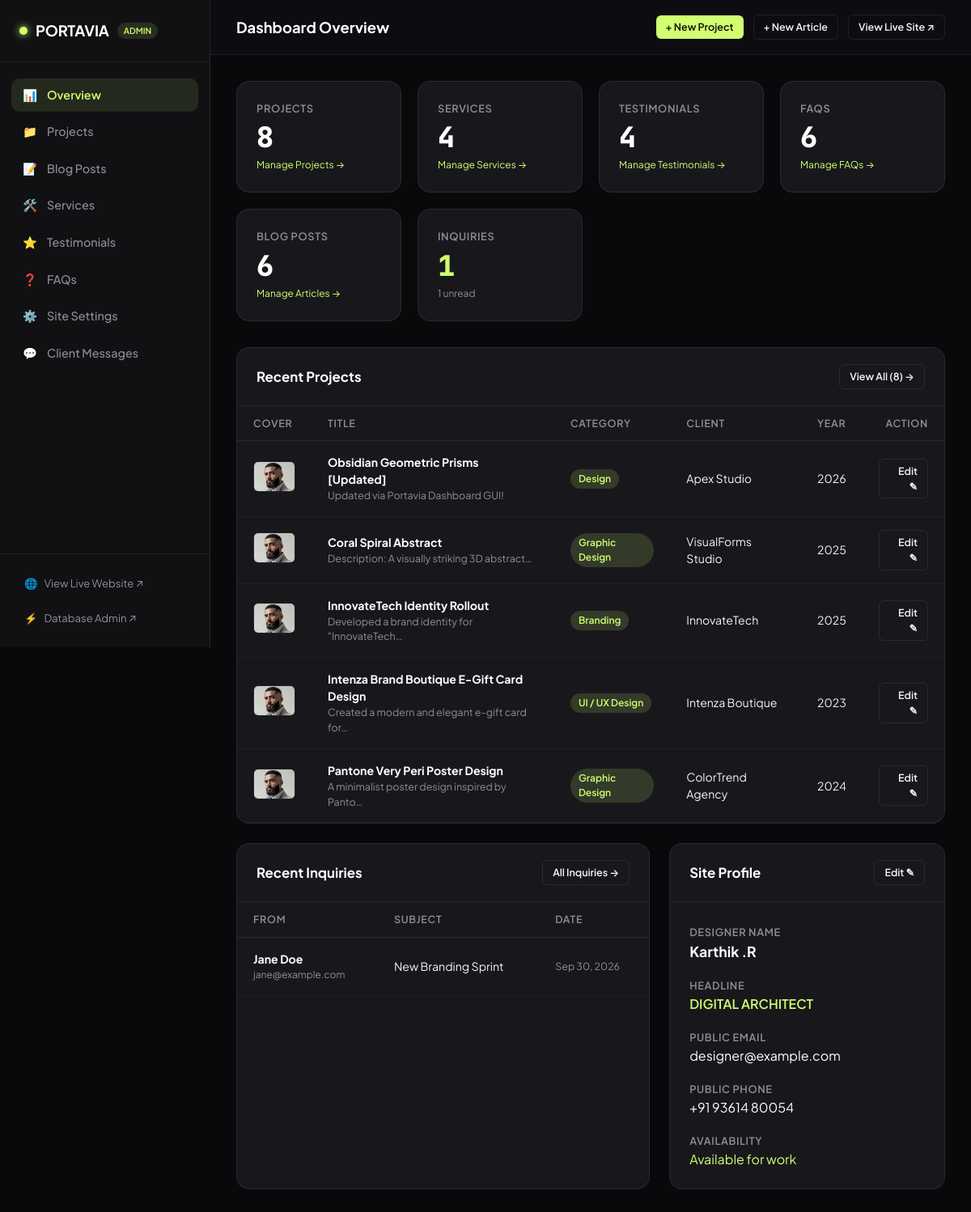
/dashboard/, run on the app's committed database.
### portfolio/models.py (models this page shows, shortened)
class Project(models.Model):
    title = models.CharField(max_length=200)
    slug = models.SlugField(max_length=220, unique=True, blank=True)
    category = models.ForeignKey(Category, on_delete=models.SET_NULL, null=True, blank=True, related_name="projects")
    tagline = models.CharField(max_length=300, blank=True)
    short_description = models.TextField(blank=True)
    client = models.CharField(max_length=150, blank=True, default="Studio Prism")
    year = models.CharField(max_length=20, default="2025")
    industry = models.CharField(max_length=100, blank=True, default="Tech")
    duration = models.CharField(max_length=50, blank=True, default="4 weeks")
    cover_image = models.ImageField(upload_to="projects/", blank=True, null=True)
    cover_image_static = models.CharField(max_length=255, blank=True, help_text="Filename of static image in /static/images/")
    problem = models.TextField(blank=True)
    solution = models.TextField(blank=True)
    challenge = models.TextField(blank=True)
    summary = models.TextField(blank=True)
    live_link = models.URLField(blank=True)
    is_featured = models.BooleanField(default=True)
    order = models.PositiveIntegerField(default=0)
    created_at = models.DateTimeField(auto_now_add=True)
    updated_at = models.DateTimeField(auto_now=True)
    class Meta:
        ordering = ["order", "-created_at"]
    @property
    def cover_url(self):
        if self.cover_image:
            return self.cover_image.url
        if self.cover_image_static:
            return f"/static/images/{self.cover_image_static}"
        return "/static/images/0WpkDjML9SeFblp0HONUfUfivIs.jpg"

class Category(models.Model):
    TYPE_CHOICES = (
        ("project", "Project Category"),
        ("blog", "Blog Category"),
    )
    name = models.CharField(max_length=100)
    slug = models.SlugField(max_length=120, unique=True, blank=True)
    category_type = models.CharField(max_length=20, choices=TYPE_CHOICES, default="project")
    class Meta:
        verbose_name_plural = "Categories"
        ordering = ["name"]

class ContactMessage(models.Model):
    name = models.CharField(max_length=150)
    email = models.EmailField()
    subject = models.CharField(max_length=200, blank=True)
    message = models.TextField()
    created_at = models.DateTimeField(auto_now_add=True)
    is_read = models.BooleanField(default=False)
    class Meta:
        ordering = ["-created_at"]

class SiteSettings(models.Model):
    site_title = models.CharField(max_length=100, default="Portavia")
    designer_name = models.CharField(max_length=100, default="Duncan Robert")
    tagline = models.CharField(max_length=200, default="DIGITAL DESIGNER")
    hero_role_1 = models.CharField(max_length=100, default="DIGITAL")
    hero_role_2 = models.CharField(max_length=100, default="DESIGNER")
    hero_headline = models.CharField(max_length=200, default="digital designer")
    hero_subheadline = models.TextField(
        default="I'm a US-based digital designer and Framer developer passionate about crafting meaningful and impactful digital experiences."
    )
    avatar_image = models.ImageField(upload_to="profile/", blank=True, null=True)
    avatar_image_static = models.CharField(max_length=255, blank=True)
    services_image = models.ImageField(upload_to="profile/", blank=True, null=True, help_text="Image shown at 'What I Can Do For You' / Services section")
    bio = models.TextField(
        default="Hi, I'm Duncan — a digital designer and Framer developer passionate about crafting meaningful and impactful digital experiences."
    )
    about_text = models.TextField(
        default="Hi, I'm Duncan — a digital designer and Framer developer passionate about crafting meaningful and impactful digital experiences."
    )
    stat_experience_num = models.CharField(max_length=20, default="6+")
    stat_experience_label = models.CharField(max_length=50, default="Years of Experience")
    stat_projects_num = models.CharField(max_length=20, default="50+")
    stat_projects_label = models.CharField(max_length=50, default="Completed Projects")
    stat_clients_num = models.CharField(max_length=20, default="30+")
    stat_clients_label = models.CharField(max_length=50, default="Clients on Worldwide")
    stat_satisfaction_num = models.CharField(max_length=20, default="99%")
    stat_satisfaction_label = models.CharField(max_length=50, default="Satisfaction Rate")
    stat_growth_num = models.CharField(max_length=20, default="200%")
    stat_growth_label = models.CharField(max_length=50, default="Growth")
    services_subtitle = models.TextField(
        default="As a digital designer, I am a visual storyteller, crafting experiences that connect deeply and spark creativity."
    )
    projects_subtitle = models.TextField(
        default="These selected projects reflect my passion for blending strategy with creativity — solving real problems through thoughtful design and impactful storytelling."
    )
    testimonials_subtitle = models.TextField(
        default="Here's what my clients have shared about their experiences working with me. Their trust and satisfaction motivate me to continue delivering designs that make an impact."
    )
    faq_subtitle = models.TextField(
        default="Here are answers to some of the most common questions I receive as a freelance designer. If you don't see your question here, feel free to reach out—I'm happy to help!"
    )
    blogs_subtitle = models.TextField(
        default="From design trends to creative processes, these articles offer insights to help you elevate your craft, solve challenges, and spark new ideas for your projects."
    )
    contact_title = models.CharField(max_length=150, default="LET'S WORK TOGETHER")
    contact_subtitle = models.TextField(
        default="Let's build something impactful together—whether it's your brand, your website, or your next big idea."
    )
    email = models.EmailField(default="designer@example.com")
    phone = models.CharField(max_length=50, default="+91 93614 80054")
    location = models.CharField(max_length=100, default="Saidapet , Chennai")
    availability_status = models.CharField(max_length=100, default="Available for work")
    behance_url = models.URLField(blank=True, default="https://behance.net")
    dribbble_url = models.URLField(blank=True, default="https://dribbble.com")
    twitter_url = models.URLField(blank=True, default="https://twitter.com")
    instagram_url = models.URLField(blank=True, default="https://instagram.com")
    linkedin_url = models.URLField(blank=True, default="https://linkedin.com")
    github_url = models.URLField(blank=True, default="https://github.com")
    resume_file = models.FileField(upload_to="profile/", blank=True, null=True)
    copyright_text = models.CharField(max_length=200, default="Copyright 2025. All Rights Reserved by oldshen")
    class Meta:
        verbose_name = "Site Settings"
        verbose_name_plural = "Site Settings"
    @classmethod
    def get_solo(cls):
        obj, created = cls.objects.get_or_create(id=1)
        return obj

### portfolio/dashboard_views.py (the view)
# urls.py: path("dashboard/", dashboard_views.dashboard_index, name="dashboard_index"),
def dashboard_index(request):
    projects_count = Project.objects.count()
    blogs_count = BlogPost.objects.count()
    services_count = Service.objects.count()
    testimonials_count = Testimonial.objects.count()
    faqs_count = FAQ.objects.count()
    messages_count = ContactMessage.objects.count()
    unread_messages_count = ContactMessage.objects.filter(is_read=False).count()
    recent_projects = Project.objects.all()[:5]
    recent_messages = ContactMessage.objects.all()[:5]
    site_settings = SiteSettings.get_solo()
    context = {
        "page_title": "Dashboard Overview",
        "active_tab": "overview",
        "projects_count": projects_count,
        "blogs_count": blogs_count,
        "services_count": services_count,
        "testimonials_count": testimonials_count,
        "faqs_count": faqs_count,
        "messages_count": messages_count,
        "unread_messages_count": unread_messages_count,
        "recent_projects": recent_projects,
        "recent_messages": recent_messages,
        "site_settings": site_settings,
    }
    return render(request, "dashboard/index.html", context)

### templates/dashboard/index.html
{% extends "dashboard/base.html" %}
{% block content %}
<div class="stats-grid" style="grid-template-columns: repeat(auto-fit, minmax(180px, 1fr));">
    <div class="stat-card">
        <span class="stat-label">Projects</span>
        <div class="stat-number">{{ projects_count }}</div>
        <a href="{% url 'portfolio:dashboard_projects' %}" style="font-size: 0.75rem; color: var(--db-accent); text-decoration: none;">Manage Projects →</a>
    </div>
    <div class="stat-card">
        <span class="stat-label">Services</span>
        <div class="stat-number">{{ services_count }}</div>
        <a href="{% url 'portfolio:dashboard_services' %}" style="font-size: 0.75rem; color: var(--db-accent); text-decoration: none;">Manage Services →</a>
    </div>
    <div class="stat-card">
        <span class="stat-label">Testimonials</span>
        <div class="stat-number">{{ testimonials_count }}</div>
        <a href="{% url 'portfolio:dashboard_testimonials' %}" style="font-size: 0.75rem; color: var(--db-accent); text-decoration: none;">Manage Testimonials →</a>
    </div>
    <div class="stat-card">
        <span class="stat-label">FAQs</span>
        <div class="stat-number">{{ faqs_count }}</div>
        <a href="{% url 'portfolio:dashboard_faqs' %}" style="font-size: 0.75rem; color: var(--db-accent); text-decoration: none;">Manage FAQs →</a>
    </div>
    <div class="stat-card">
        <span class="stat-label">Blog Posts</span>
        <div class="stat-number">{{ blogs_count }}</div>
        <a href="{% url 'portfolio:dashboard_blogs' %}" style="font-size: 0.75rem; color: var(--db-accent); text-decoration: none;">Manage Articles →</a>
    </div>
    <div class="stat-card">
        <span class="stat-label">Inquiries</span>
        <div class="stat-number" style="color: var(--db-accent);">{{ messages_count }}</div>
        <a href="{% url 'portfolio:dashboard_messages' %}" style="font-size: 0.75rem; color: var(--db-text-muted); text-decoration: none;">{{ unread_messages_count }} unread</a>
    </div>
</div>
<div class="db-card">
    <div class="db-card-header">
        <div class="db-card-title">Recent Projects</div>
        <a href="{% url 'portfolio:dashboard_projects' %}" class="btn btn-outline btn-sm">View All ({{ projects_count }}) →</a>
    </div>
    <table class="db-table">
        <thead>
            <tr>
                <th style="width: 70px;">Cover</th>
                <th>Title</th>
                <th>Category</th>
                <th>Client</th>
                <th>Year</th>
                <th style="text-align: right;">Action</th>
            </tr>
        </thead>
        <tbody>
            {% for p in recent_projects %}
                <tr>
                    <td>
                        <img src="{{ p.cover_url }}" alt="{{ p.title }}" class="thumb-preview">
                    </td>
                    <td>
                        <strong style="color: #fff;">{{ p.title }}</strong>
                        <div style="font-size: 0.78rem; color: var(--db-text-muted);">{{ p.tagline|truncatechars:45 }}</div>
                    </td>
                    <td>
                        <span class="badge badge-lime">{{ p.category.name|default:"Design" }}</span>
                    </td>
                    <td>{{ p.client }}</td>
                    <td>{{ p.year }}</td>
                    <td style="text-align: right;">
                        <a href="{% url 'portfolio:dashboard_project_edit' p.pk %}" class="btn btn-outline btn-sm">Edit ✎</a>
                    </td>
                </tr>
            {% empty %}
                <tr>
                    <td colspan="6" style="text-align: center; color: var(--db-text-muted);">No projects added yet.</td>
                </tr>
            {% endfor %}
        </tbody>
    </table>
</div>
<div style="display: grid; grid-template-columns: 1.2fr 0.8fr; gap: 24px;">
    <div class="db-card" style="margin-bottom: 0;">
        <div class="db-card-header">
            <div class="db-card-title">Recent Inquiries</div>
            <a href="{% url 'portfolio:dashboard_messages' %}" class="btn btn-outline btn-sm">All Inquiries →</a>
        </div>
        <table class="db-table">
            <thead>
                <tr>
                    <th>From</th>
                    <th>Subject</th>
                    <th>Date</th>
                </tr>
            </thead>
            <tbody>
                {% for m in recent_messages %}
                    <tr>
                        <td>
                            <strong style="color: #fff;">{{ m.name }}</strong>
                            <div style="font-size: 0.75rem; color: var(--db-text-muted);">{{ m.email }}</div>
                        </td>
                        <td>{{ m.subject|default:"General Inquiry"|truncatechars:35 }}</td>
                        <td style="font-size: 0.78rem; color: var(--db-text-muted);">{{ m.created_at|date:"M d, Y" }}</td>
                    </tr>
                {% empty %}
                    <tr>
                        <td colspan="3" style="text-align: center; color: var(--db-text-muted);">No messages received yet.</td>
                    </tr>
                {% endfor %}
            </tbody>
        </table>
    </div>
    <div class="db-card" style="margin-bottom: 0;">
        <div class="db-card-header">
            <div class="db-card-title">Site Profile</div>
            <a href="{% url 'portfolio:dashboard_settings' %}" class="btn btn-outline btn-sm">Edit ✎</a>
        </div>
        <div class="db-card-body" style="display: flex; flex-direction: column; gap: 16px;">
            <div>
                <span class="stat-label">Designer Name</span>
                <div style="font-weight: 700; color: #fff; font-size: 1.1rem;">{{ site_settings.designer_name }}</div>
            </div>
            <div>
                <span class="stat-label">Headline</span>
                <div style="color: var(--db-accent); font-weight: 600;">{{ site_settings.hero_headline }}</div>
            </div>
            <div>
                <span class="stat-label">Public Email</span>
                <div style="color: #fff;">{{ site_settings.email }}</div>
            </div>
            <div>
                <span class="stat-label">Public Phone</span>
                <div style="color: #fff;">{{ site_settings.phone }}</div>
            </div>
            <div>
                <span class="stat-label">Availability</span>
                <div style="color: var(--db-accent);">{{ site_settings.availability_status }}</div>
            </div>
        </div>
    </div>
</div>
{% endblock %}

### data on the page
Project: cover_url (picture), title "Obsidian Geometric Prisms [Updated]", tagline "Updated via Portavia Dashboard GUI!", category.name "Design", client "Apex Studio", year "2026"
Project: cover_url (picture), title "Coral Spiral Abstract", tagline "Description: A visually striking 3D abstract…", category.name "Graphic Design", client "VisualForms Studio", year "2025"
Project: cover_url (picture), title "InnovateTech Identity Rollout", tagline "Developed a brand identity for \"InnovateTech…", category.name "Branding", client "InnovateTech", year "2025"
Project: cover_url (picture), title "Intenza Brand Boutique E-Gift Card Design", tagline "Created a modern and elegant e-gift card for…", category.name "UI / UX Design", client "Intenza Boutique", year "2023"
Project: cover_url (picture), title "Pantone Very Peri Poster Design", tagline "A minimalist poster design inspired by Panto…", category.name "Graphic Design", client "ColorTrend Agency", year "2024"
ContactMessage: name "Jane Doe", email "jane@example.com", subject "New Branding Sprint", created_at "Sep 30, 2026"
SiteSettings: designer_name "Karthik .R", hero_headline "DIGITAL ARCHITECT", email "designer@example.com", phone "+91 93614 80054", availability_status "Available for work"

### other printed values
{{ page_title }} "Dashboard Overview"
{{ projects_count }} "8"
{{ services_count }} "4"
{{ testimonials_count }} "4"
{{ faqs_count }} "6"
{{ blogs_count }} "6"
{{ messages_count }} "1"
{{ unread_messages_count }} "1"
